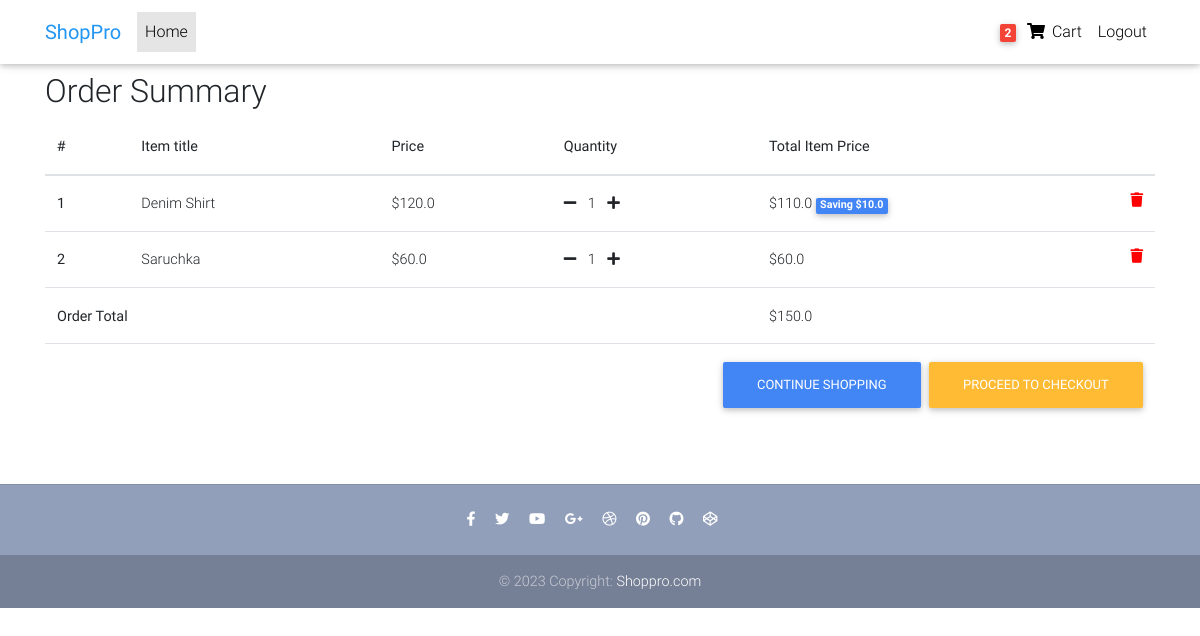
Before: /order-summary/ (signed in) with the older database file.
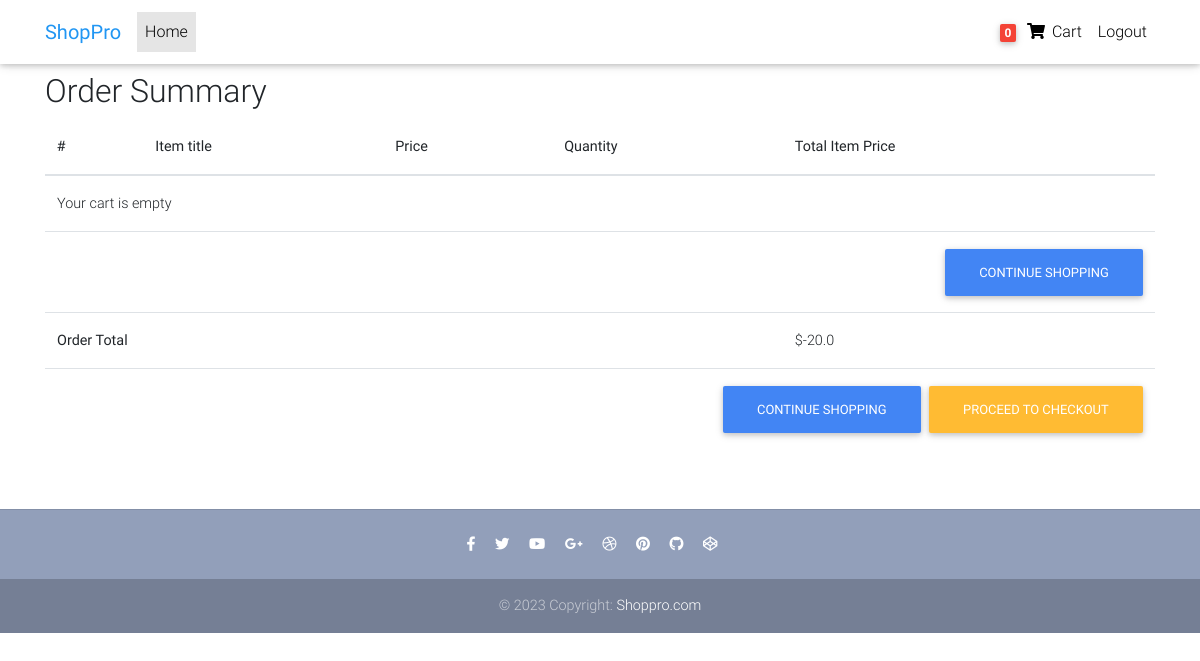
After: the same page with the newer database file.
### main/models.py (models this page shows, shortened)
class Order(models.Model):
    user = models.ForeignKey(settings.AUTH_USER_MODEL,
                             on_delete=models.CASCADE)
    ref_code = models.CharField(max_length=20)
    items = models.ManyToManyField(OrderItem)
    start_date = models.DateTimeField(auto_now_add=True)
    ordered_date = models.DateTimeField()
    ordered = models.BooleanField(default=False)
    billing_address = models.ForeignKey(
        'BillingAddress', on_delete=models.SET_NULL, blank=True, null=True)
    payment = models.ForeignKey(
        'Payment', on_delete=models.SET_NULL, blank=True, null=True)
    coupon = models.ForeignKey(
        'Coupon', on_delete=models.SET_NULL, blank=True, null=True)
    being_delivered = models.BooleanField(default=False)
    received = models.BooleanField(default=False)
    refund_requested = models.BooleanField(default=False)
    refund_granted = models.BooleanField(default=False)
    def get_total(self):
        total = 0
        for order_item in self.items.all():
            total += order_item.get_final_price()
        if self.coupon:
            total -= self.coupon.amount
        return total

class OrderItem(models.Model):
    user = models.ForeignKey(settings.AUTH_USER_MODEL,
                             on_delete=models.CASCADE)
    ordered = models.BooleanField(default=False)
    item = models.ForeignKey(Item, on_delete=models.CASCADE)
    quantity = models.IntegerField(default=1)
    def get_total_item_price(self):
        return self.quantity * self.item.price
    def get_total_discount_item_price(self):
        return self.quantity * self.item.discount_price
    def get_amount_saved(self):
        return self.get_total_item_price() - self.get_total_discount_item_price()
    def get_final_price(self):
        if self.item.discount_price:
            return self.get_total_discount_item_price()
        return self.get_total_item_price()

class Item(models.Model):
    title = models.CharField(max_length=100)
    price = models.FloatField()
    discount_price = models.FloatField(blank=True, null=True)
    category = models.CharField(choices=category_choices, max_length=2)
    label = models.CharField(choices=label_choices, max_length=1, blank=True)
    slug = models.SlugField()
    description = models.TextField()
    image = models.ImageField(blank=True, null=True)

class Coupon(models.Model):
    code = models.CharField(max_length=15)
    amount = models.FloatField(default=15)

### main/views.py (the view)
# urls.py: path('order-summary/', OrderSummaryView.as_view(), name='order-summary'),
class OrderSummaryView(LoginRequiredMixin, View):
    def get(self, *args, **kwargs):
        try:
            order = Order.objects.get(user=self.request.user, ordered=False)
            context = {
                'object': order
            }
            return render(self.request, 'order_summary.html', context)
        except ObjectDoesNotExist:
            messages.warning(self.request, "You do not have an active order")
            return redirect("/")

### main/templatetags/cart_template_tags.py (called while the page is built)
@register.filter
def cart_item_count(user):
    if user.is_authenticated:
        qs = Order.objects.filter(user=user, ordered=False)
        if qs.exists():
            return qs[0].items.count()
    return 0

### templates/order_summary.html
{% extends 'base.html' %}
{% block content %}
<div class="table-responsive text-nowrap">
<h2>Order Summary</h2>
    <table class="table">
      <thead>
        <tr>
          <th scope="col">#</th>
          <th scope="col">Item title</th>
          <th scope="col">Price</th>
          <th scope="col">Quantity</th>
          <th scope="col">Total Item Price</th>
        </tr>
      </thead>
      <tbody>
    {% for order_item in object.items.all %}
        <tr>
          <th scope="row">{{ forloop.counter }}</th>
          <td>{{ order_item.item.title }}</td>
          <td>${{ order_item.item.price }}</td>
          <td>
            <a href="{% url 'main:remove-single-item-from-cart' order_item.item.slug %}"><i class="fas fa-minus mr-2"></i></a>
                {{ order_item.quantity }}
            <a href="{% url 'main:add-to-cart' order_item.item.slug %}"><i class="fas fa-plus ml-2"></i></a></td>
          <td>
              {% if order_item.item.discount_price %}
                  ${{ order_item.get_total_discount_item_price }}
                  <span class="badge badge-primary">
                    Saving ${{ order_item.get_amount_saved }}
                  </span>
              {% else %}
                  ${{ order_item.get_total_item_price }}
              {% endif %}
              <a style="color: red;" href="{% url 'main:remove-from-cart' order_item.item.slug %}">
                <i class="fas fa-trash float-right"></i>
              </a>
          </td>
        </tr>
    {% empty %}
    <tr>
        <td colspan="5">Your cart is empty</td>
    </tr>
    <tr>
        <td colspan="5">
            <a class="btn btn-primary float-right" href="/">Continue shopping</a>
        </td>
    </tr>
    {% endfor %}
    {% if object.get_total %}
    <tr>
        <td colspan="4"><b>Order Total</b></td>
        <td>${{ object.get_total }}</td>
    </tr>
    <tr>
        <td colspan="5">
            <a class="btn btn-warning float-right ml-2" href="/checkout/">Proceed to checkout</a>
            <a class="btn btn-primary float-right" href="/">Continue shopping</a>
        </td>
    </tr>
    {% endif %}
      </tbody>
    </table>
  </div>
{% endblock content %}

### templates/navbar.html (shortened to what this page needs)
{% load cart_template_tags %}
<nav class="navbar fixed-top navbar-expand-lg navbar-light white scrolling-navbar">
  <div class="container">
    <a class="navbar-brand waves-effect" href="{% url 'main:home' %}">
      <strong class="blue-text">ShopPro</strong>
    </a>
    <div class="collapse navbar-collapse" id="navbarSupportedContent">
      <ul class="navbar-nav mr-auto">
        <li class="nav-item active">
          <a class="nav-link waves-effect" href="{% url 'main:home' %}">Home
          </a>
        </li>
      </ul>
      <ul class="navbar-nav nav-flex-icons">
        {% if request.user.is_authenticated %}
        <li class="nav-item">
          <a class="nav-link waves-effect" href="{% url 'main:order-summary' %}">
            <span class="badge red z-depth-1 mr-1"> {{ request.user|cart_item_count }} </span>
            <i class="fas fa-shopping-cart"></i>
            <span class="clearfix d-none d-sm-inline-block"> Cart </span>
          </a>
        </li>
        <li class="nav-item">
          <a class="nav-link waves-effect" href="{% url 'account_logout' %}">
            <span class="clearfix d-none d-sm-inline-block"> Logout </span>
          </a>
        </li>
        {% endif %}
    </div>
  </div>
</nav>

Changed rows visible on the page:
removed OrderItem: item "Denim Shirt", item.price "120.0", quantity "1", get_total_discount_item_price "110.0", get_amount_saved "10.0"
removed OrderItem: item "Saruchka", item.price "60.0", quantity "1", get_total_item_price "60.0"
computed for Order: get_total "150.0" → "-20.0"
Other visible differences:
{{ request.user|cart_item_count }}: "2" → "0"
text now shown: "Your cart is empty CONTINUE SHOPPING"
